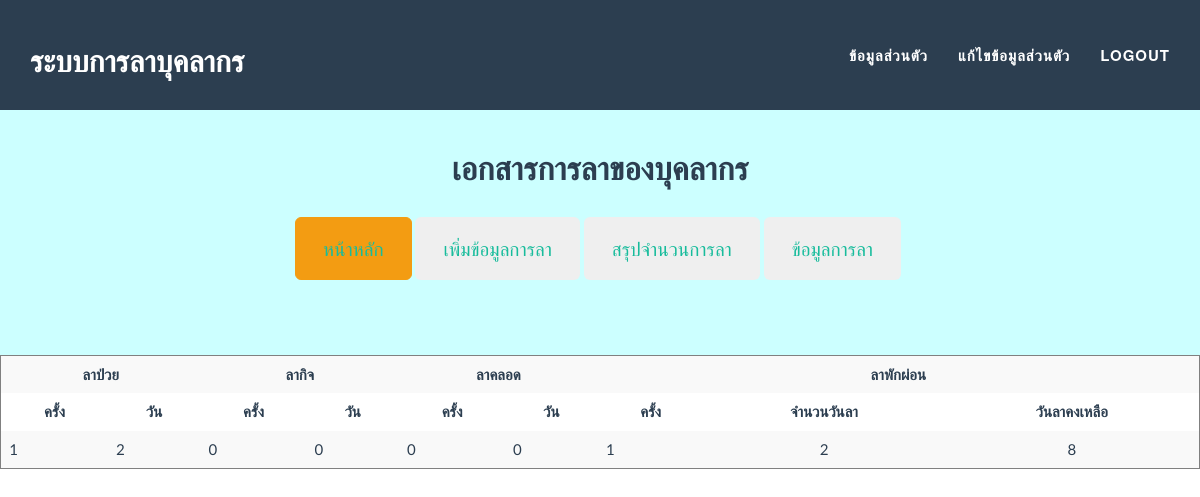
Page /datala.php (signed in) on the earlier database version.
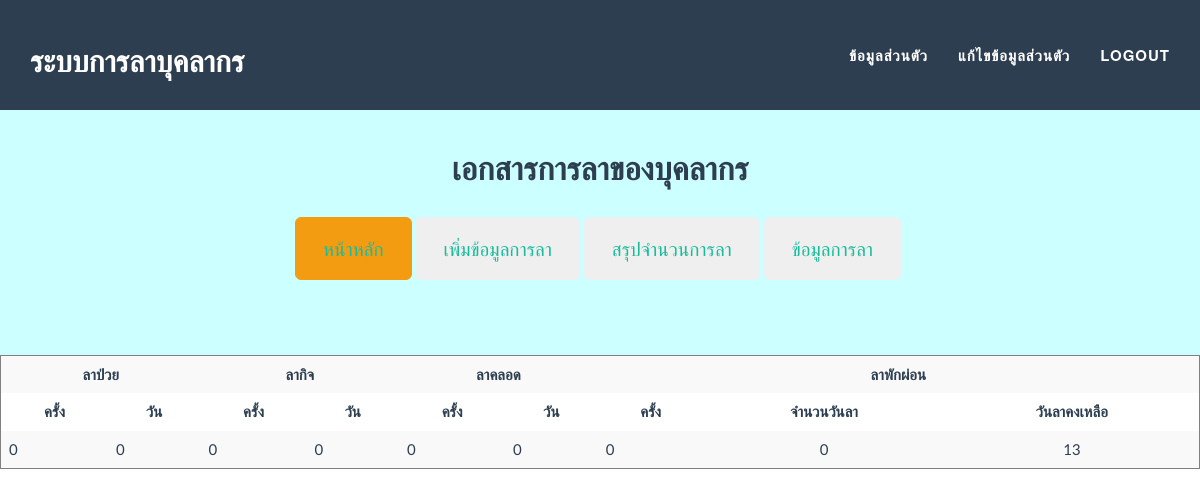
Same page on the later database version.
### tables this page shows
CREATE TABLE `la_personal` (
  `id_personal` int(11) NOT NULL AUTO_INCREMENT,
  `id_prefix` int(11) DEFAULT NULL,
  `username` varchar(50) DEFAULT NULL,
  `password` int(11) DEFAULT NULL,
  `fname` varchar(255) DEFAULT NULL,
  `lname` varchar(255) DEFAULT NULL,
  `email` varchar(100) NOT NULL,
  `id_position` int(11) DEFAULT NULL,
  `id_subdepart` int(11) DEFAULT NULL,
  `id_departmaent` int(11) DEFAULT NULL,
  `id_boss` int(11) DEFAULT NULL,
  `tel` varchar(255) DEFAULT NULL,
  `permission` int(5) NOT NULL,
  `colagela` int(5) NOT NULL,
  `imgper` varchar(200) NOT NULL,
  PRIMARY KEY (`id_personal`)
);

### config.php (called while the page is built, shortened)
<?php
function db()
{
	return $GLOBALS['mysqli'];
}
?>

### datala.php (the view, shortened to what this page needs)
<?php
include 'config.php';
?>
<!DOCTYPE html>
<html lang="en">
	<head>
	<link href="css/bootstrap.min.css" rel="stylesheet">
	<link href="css/freelancer.css" rel="stylesheet">
	<link href="font-awesome/css/font-awesome.min.css" rel="stylesheet" type="text/css">
</head>
<body id="page-top" class="index">
<?php include 'menu.php';?>
      <center>
       <div class="form-group">
<table class="table table-striped" border="1">
  <tr>
  <th colspan="2"><center>ลาป่วย</center></th>
  <th colspan="2" ><center>ลากิจ</center></th>
  <th colspan="2"><center>ลาคลอด</center></th>
  <th colspan="3"><center>ลาพักผ่อน</center></th>
 </tr>
 <tr>
    <th><center>ครั้ง</center></th>
  <th><center>วัน</center></th>
   <th><center>ครั้ง</center></th>
  <th><center>วัน</center></th>
    <th><center>ครั้ง</center></th>
  <th><center>วัน</center></th>
  <th><center>ครั้ง</center></th>
  <th><center>จำนวนวันลา</center></th>
  <th><center>วันลาคงเหลือ</center></th>
 </tr>
 <?php
 $queryq1 = db()->query('SELECT id_type,id_personal,SUM(namla) AS numall_la FROM la_detail where id_personal="'.$_SESSION['iduser'].'" and id_type=1 group by id_personal,id_type');
 $rowq1 = $queryq1->fetch_assoc();
 $queryq11 = db()->query('SELECT id_type,id_personal FROM la_detail where id_personal="'.$_SESSION['iduser'].'" and id_type=1');
 $queryq2 = db()->query('SELECT id_type,id_personal,SUM(namla) AS numall_la FROM la_detail where id_personal="'.$_SESSION['iduser'].'" and id_type=2 group by id_personal,id_type');
 $rowq2 = $queryq2->fetch_assoc();
 $queryq12 = db()->query('SELECT id_type,id_personal FROM la_detail where id_personal="'.$_SESSION['iduser'].'" and id_type=2');
 $queryq3 = db()->query('SELECT id_type,id_personal,SUM(namla) AS numall_la FROM la_detail where id_personal="'.$_SESSION['iduser'].'" and id_type=3 group by id_personal,id_type');
 $rowq3 = $queryq3->fetch_assoc();
 $queryq13 = db()->query('SELECT id_type,id_personal FROM la_detail where id_personal="'.$_SESSION['iduser'].'" and id_type=3');
 $queryq4 = db()->query('SELECT id_type,id_personal,SUM(namla) AS numall_la FROM la_detail where id_personal="'.$_SESSION['iduser'].'" and id_type=4 group by id_personal,id_type');
 $rowq4 = $queryq4->fetch_assoc();
 $queryq14 = db()->query('SELECT id_type,id_personal FROM la_detail where id_personal="'.$_SESSION['iduser'].'" and id_type=4');
 ?>
      <tr>
   <td><?php echo  $queryq12->num_rows;?></td>
  <td><?php
  if(isset($rowq2['numall_la'])){
  	echo $rowq2['numall_la'];
  }else{
  	echo 0;
  }
  ?></td>
    <td><?php echo  $queryq13->num_rows;?></td>
  <td><?php
if(isset($rowq3['numall_la'])){
  	echo $rowq3['numall_la'];
  }else{
  	echo 0;
  }
  ?></td>
    <td><?php echo  $queryq14->num_rows;?></td>
  <td><?php
if(isset($rowq4['numall_la'])){
  	echo $rowq4['numall_la'];
  }else{
  	echo 0;
  }
  ?></td>
  <td><?php echo  $queryq11->num_rows;?></td>
  <td><center><?php
if(isset($rowq1['numall_la'])){
  	echo $rowq1['numall_la'];
  }else{
  	echo 0;
  }
  ?></center></td>
  <td><center>
   <?php
   $queryq5 = db()->query('SELECT * FROM la_personal where id_personal="'.$_SESSION['iduser'].'"');
   $rowq5 = $queryq5->fetch_assoc();
   echo (10+$rowq5['colagela'])-$rowq1['numall_la'];
   ?>
  </center></td>
    </tr>
</div>
</center>
</body>
</html>

Differences in the rows shown:
now on this page (row edited): la_personal: (10+$rowq5['colagela'])-$rowq1['numall_la'] "13"
Other differences:
$queryq12->num_rows: "1" → "0"
$queryq11->num_rows: "1" → "0"
$rowq2['numall_la']: "2" → (not shown)
$rowq1['numall_la']: "2" → (not shown)
text no longer shown: "8"
text now shown: "0 0"
